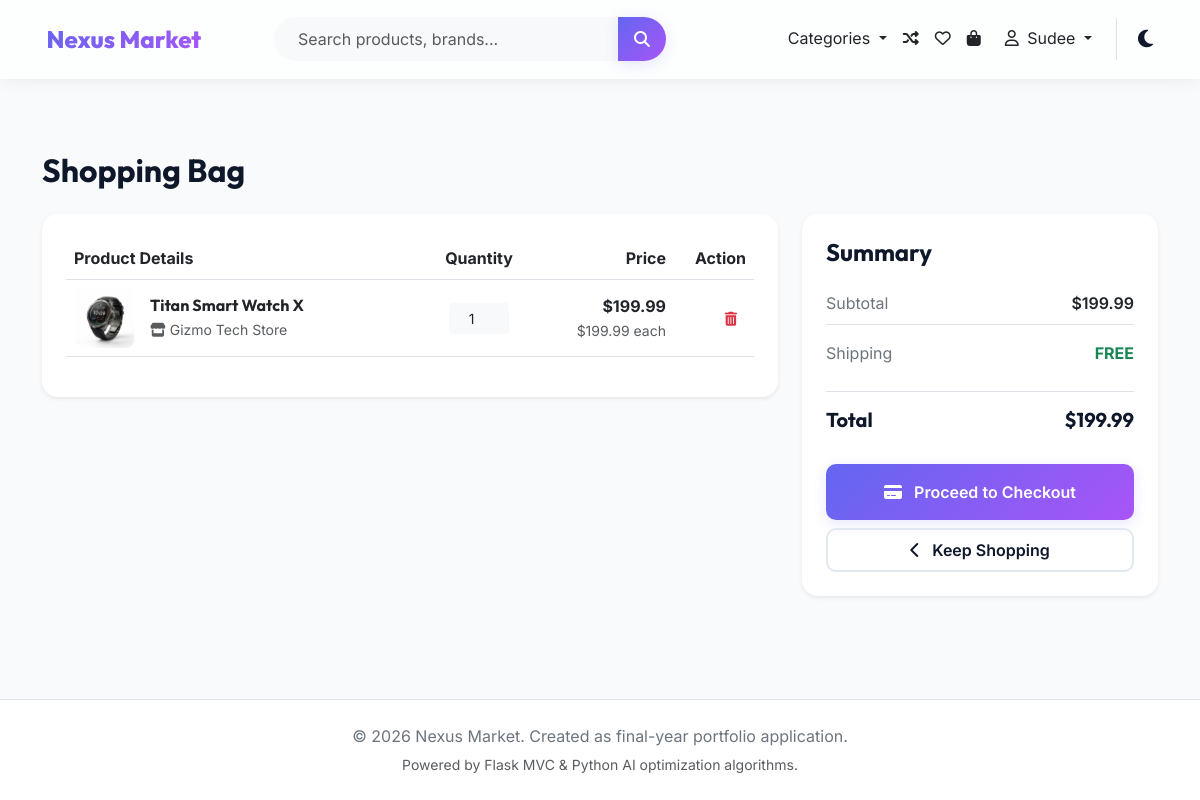
Page /cart (signed in) on the committed database.
### tables this page shows
CREATE TABLE cart (
    id INTEGER PRIMARY KEY AUTOINCREMENT,
    user_id INT NOT NULL,
    product_id INT NOT NULL,
    quantity INT NOT NULL DEFAULT 1,
    created_at TIMESTAMP DEFAULT CURRENT_TIMESTAMP,
    FOREIGN KEY (user_id) REFERENCES users(id) ON DELETE CASCADE,
    FOREIGN KEY (product_id) REFERENCES products(id) ON DELETE CASCADE
);

CREATE TABLE products (
    id INTEGER PRIMARY KEY AUTOINCREMENT,
    vendor_id INT NOT NULL,
    category_id INT NOT NULL,
    name VARCHAR(255) NOT NULL,
    description TEXT,
    price NUMERIC NOT NULL,
    stock INT NOT NULL DEFAULT 0,
    image_url VARCHAR(255) DEFAULT 'default_product.png',
    status VARCHAR(20) NOT NULL DEFAULT 'active', -- 'active', 'inactive', 'flagged'
    average_rating NUMERIC DEFAULT 0.00,
    created_at TIMESTAMP DEFAULT CURRENT_TIMESTAMP,
    FOREIGN KEY (vendor_id) REFERENCES vendors(id) ON DELETE CASCADE,
    FOREIGN KEY (category_id) REFERENCES categories(id) ON DELETE CASCADE
);

CREATE TABLE vendors (
    id INTEGER PRIMARY KEY AUTOINCREMENT,
    user_id INT NOT NULL UNIQUE,
    business_name VARCHAR(150) NOT NULL UNIQUE,
    description TEXT,
    logo VARCHAR(255) DEFAULT 'default_vendor.png',
    status VARCHAR(20) NOT NULL DEFAULT 'pending', -- 'pending', 'approved', 'blocked'
    rating NUMERIC DEFAULT 0.00,
    created_at TIMESTAMP DEFAULT CURRENT_TIMESTAMP,
    FOREIGN KEY (user_id) REFERENCES users(id) ON DELETE CASCADE
);

### routes/user.py (the view)
@user_bp.route('/cart')
@customer_required
def cart():
    user_id = session['user_id']
    cart_items = db.execute_query(
        "SELECT c.id as cart_id, c.quantity, p.*, v.business_name "
        "FROM cart c "
        "JOIN products p ON c.product_id = p.id "
        "JOIN vendors v ON p.vendor_id = v.id "
        "WHERE c.user_id = %s", [user_id]
    )
    total = sum(item['price'] * item['quantity'] for item in cart_items)
    return render_template('user/cart.html', cart_items=cart_items, total=total)

### models/db_manager.py (called while the page is built)
    def _translate_sql(self, sql):
        if self.db_type == 'sqlite':
            return sql.replace('%s', '?')
        return sql

### routes/auth.py (called while the page is built)
def login_required(f):
    @wraps(f)
    def decorated_function(*args, **kwargs):
        if 'user_id' not in session:
            flash('Please log in to access this page.', 'warning')
            return redirect(url_for('auth.login'))
        return f(*args, **kwargs)
    return decorated_function

def customer_required(f):
    @wraps(f)
    def decorated_function(*args, **kwargs):
        if 'user_id' not in session or session.get('role') != 'customer':
            flash('Access restricted to customers.', 'danger')
            return redirect(url_for('user.index'))
        return f(*args, **kwargs)
    return login_required(decorated_function)

### templates/user/cart.html (shortened to what this page needs)
{% extends 'layouts/base.html' %}
{% block content %}
<div class="container my-5">
    <h2 class="fw-bold mb-4" style="font-family: var(--font-heading);">Shopping Bag</h2>
    {% if not cart_items %}
    <div class="text-center py-5 my-5 bg-white rounded-4 shadow-sm border p-5">
        <i class="fa-solid fa-bag-shopping fs-1 text-muted mb-3"></i>
        <h4 class="fw-bold">Your Cart is Empty</h4>
        <p class="text-secondary">Browse items in the store and add them to your shopping cart.</p>
        <a href="{{ url_for('user.browse') }}" class="btn btn-premium mt-3">Start Shopping</a>
    </div>
    {% else %}
    <div class="row g-4">
        <div class="col-lg-8">
            <div class="card border-0 shadow-sm rounded-4 p-4 bg-white mb-4">
                <div class="table-responsive">
                    <table class="table align-middle">
                        <thead>
                            <tr class="text-muted border-bottom">
                                <th scope="col" style="min-width: 250px;">Product Details</th>
                                <th scope="col" class="text-center" style="width: 150px;">Quantity</th>
                                <th scope="col" class="text-end" style="width: 120px;">Price</th>
                                <th scope="col" class="text-end" style="width: 80px;">Action</th>
                            </tr>
                        </thead>
                        <tbody>
                            {% for item in cart_items %}
                            <tr>
                                <td>
                                    <div class="d-flex align-items-center">
                                        <img src="{{ url_for('static', filename=item.image_url) }}" class="rounded-3 me-3" style="width: 60px; height: 60px; object-fit: cover;" alt="{{ item.name }}">
                                        <div>
                                            <h6 class="fw-bold mb-1"><a href="{{ url_for('user.product_detail', product_id=item.id) }}" class="text-dark">{{ item.name }}</a></h6>
                                            <p class="small text-muted mb-0"><i class="fas fa-store"></i> {{ item.business_name }}</p>
                                        </div>
                                    </div>
                                </td>
                                <td>
                                    <form action="{{ url_for('user.cart_update', cart_id=item.cart_id) }}" method="POST" class="d-flex align-items-center justify-content-center">
                                        <input type="number" name="quantity" class="form-control form-control-sm text-center bg-light border-0 py-1" value="{{ item.quantity }}" min="1" max="{{ item.stock }}" style="width: 60px;" onchange="this.form.submit()">
                                    </form>
                                </td>
                                <td class="text-end fw-bold">
                                    ${{ "%.2f"|format(item.price * item.quantity) }}
                                    <div class="small text-muted fw-normal">${{ item.price }} each</div>
                                </td>
                                <td class="text-end">
                                    <a href="{{ url_for('user.cart_delete', cart_id=item.cart_id) }}" class="btn btn-sm text-danger" title="Remove Item"><i class="fas fa-trash-alt"></i></a>
                                </td>
                            </tr>
                            {% endfor %}
                        </tbody>
                    </table>
                </div>
            </div>
        </div>
        <div class="col-lg-4">
            <div class="card border-0 shadow-sm rounded-4 p-4 bg-white">
                <h4 class="fw-bold mb-4">Summary</h4>
                <div class="d-flex justify-content-between mb-3 border-bottom pb-2">
                    <span class="text-secondary">Subtotal</span>
                    <span class="fw-semibold">${{ "%.2f"|format(total) }}</span>
                </div>
                <div class="d-flex justify-content-between mb-4">
                    <span class="text-secondary">Shipping</span>
                    <span class="text-success fw-bold">FREE</span>
                </div>
                <div class="d-flex justify-content-between mb-4 border-top pt-3">
                    <h5 class="fw-bold">Total</h5>
                    <h5 class="fw-bold text-indigo-600">${{ "%.2f"|format(total) }}</h5>
                </div>
                <a href="{{ url_for('user.checkout') }}" class="btn btn-premium w-100 py-3 mb-2"><i class="fas fa-credit-card me-2"></i> Proceed to Checkout</a>
                <a href="{{ url_for('user.browse') }}" class="btn btn-premium-outline w-100 py-2"><i class="fas fa-chevron-left me-2"></i> Keep Shopping</a>
            </div>
        </div>
    </div>
    {% endif %}
</div>
{% endblock %}

### static/css/styles.css (style rules this page uses)
:root { --bg-primary: #f8fafc; --bg-secondary: #ffffff; --bg-tertiary: #f1f5f9; --text-primary: #0f172a; --text-secondary: #475569; --text-muted: #64748b; --accent-color: #6366f1; --accent-hover: #4f46e5; --accent-gradient: linear-gradient(135deg, #6366f1 0%, #a855f7 100%); --accent-glow: rgba(99, 102, 241, 0.15); --border-color: #e2e8f0; --card-shadow: 0 4px 20px -2px rgba(15, 23, 42, 0.05), 0 2px 8px -1px rgba(15, 23, 42, 0.03); --glass-bg: rgba(255, 255, 255, 0.7); --glass-border: rgba(255, 255, 255, 0.5); --glass-blur: blur(12px); --success: #10b981; --warning: #f59e0b; --danger: #ef4444; --info: #06b6d4; --font-heading: 'Outfit', sans-serif; --font-body: 'Inter', sans-serif; --border-radius-lg: 16px; --border-radius-md: 10px; --border-radius-sm: 6px; --transition-smooth: all 0.3s cubic-bezier(0.4, 0, 0.2, 1); }
* { box-sizing: border-box; margin: 0; padding: 0; }
body { background-color: var(--bg-primary); color: var(--text-primary); font-family: var(--font-body); line-height: 1.6; transition: var(--transition-smooth); min-height: 100vh; display: flex; flex-direction: column; }
h1, h2, h3, h4, h5, h6 { font-family: var(--font-heading); color: var(--text-primary); font-weight: 700; }
a { color: var(--accent-color); text-decoration: none; transition: var(--transition-smooth); }
.btn-premium { background: var(--accent-gradient); color: white; font-weight: 600; border: none; border-radius: var(--border-radius-md); padding: 10px 22px; box-shadow: 0 4px 14px var(--accent-glow); transition: var(--transition-smooth); cursor: pointer; }
.btn-premium-outline { background: transparent; color: var(--text-primary); font-weight: 600; border: 2px solid var(--border-color); border-radius: var(--border-radius-md); padding: 8px 20px; transition: var(--transition-smooth); cursor: pointer; }

### rows in the picture
cart: image_url (picture), name "Titan Smart Watch X", business_name "Gizmo Tech Store", quantity "1", price "199.99"
products: item.price*item.quantity "199.99"

### other values in the picture
{{ session.get('username') }} "Sudee"
{{ "%.2f"|format(total) }} "199.99"
{{ current_year }} "2026"
